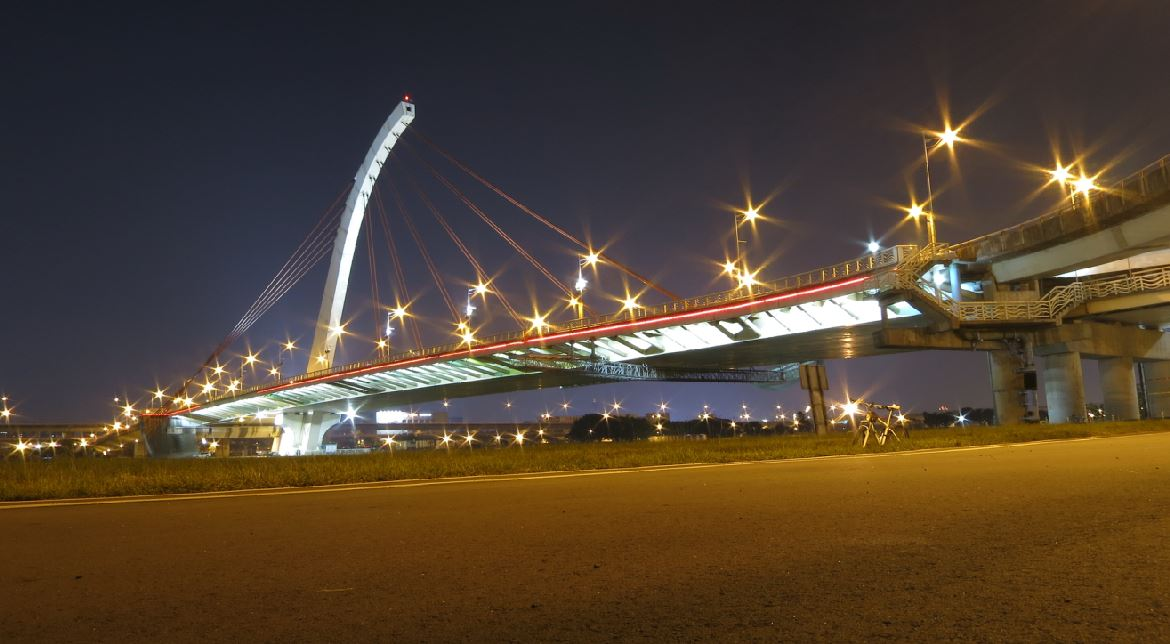
//> input picture test_data/bridge.jpg, 1170 x 644 px
$ ./main   (built with g++ and OpenCV 4)
//> lines starting //> are read from the running program, lines starting //| are printed output that depends on the picture; after the words box and inside, x2 and y2 are one past the last pixel; in counts of white or black regions, pixels touching at a corner belong together

#include <stdio.h>
#include <iostream>

#include <opencv2/opencv.hpp>
#include <opencv2/core.hpp>
#include <opencv2/imgcodecs.hpp>
#include <opencv2/imgproc.hpp>
#include <opencv2/highgui.hpp>

using namespace std;
using namespace cv;

vector<Point2f> vpoint;
Mat src, showimg;


void draw_transform() {
	showimg = src.clone();

	for (int i = 0; i < vpoint.size(); i++) {
		cout << "(x, y) : " << vpoint.at(i).x << ", " << vpoint.at(i).y << endl;
		circle(showimg, vpoint.at(i), 5, Scalar(0, 0, 255), -1);
	}

	imshow("showimg", showimg);

	if (vpoint.size() < 4)
		return;


	Mat result;

	// Input Quadilateral or Image plane coordinates
	Point2f inputQuad[4];
	// Output Quadilateral or World plane coordinates
	Point2f outputQuad[4];


	inputQuad[0] = vpoint.at(0);
	inputQuad[1] = vpoint.at(1);
	inputQuad[2] = vpoint.at(2);
	inputQuad[3] = vpoint.at(3);


	outputQuad[0] = Point2f(0, 0);
	outputQuad[1] = Point2f(showimg.cols, 0);
	outputQuad[2] = Point2f(showimg.cols, showimg.rows);
	outputQuad[3] = Point2f(0, showimg.rows);

	// Get the Perspective Transform Matrix i.e. lambda
	Mat lambda = getPerspectiveTransform(inputQuad, outputQuad);
	// Apply the Perspective Transform just found to the src image
	warpPerspective(showimg, result, lambda, showimg.size());

	//Display input and output
	imshow("result", result);
}


void onMouse(int Event, int x, int y, int flags, void* param) {
	switch (Event) {
		case CV_EVENT_LBUTTONUP: {
			cout << "CV_EVENT_LBUTTONUP : (x, y) : " << x << ", " << y << endl;

			if (vpoint.size() < 4) {
				vpoint.push_back(Point(x, y));
				draw_transform();
			}

			break;
		}
		case CV_EVENT_RBUTTONUP: {
			cout << "CV_EVENT_RBUTTONUP : (x, y) : " << x << ", " << y << endl;
			vpoint.clear();
			destroyWindow("result");

			draw_transform();
			break;
		}

	}
}

int main() {
	String imageFile = "..\\..\\..\\test_data\\bridge.jpg";
	src = imread(imageFile);
//> src is the input picture: 644 rows x 1170 cols, CV_8UC3; mean B, G, R 49.2, 66.1, 82.2
	showimg = src.clone();

	imshow("showimg", showimg);

	setMouseCallback("showimg", onMouse, NULL);
	waitKey(0);
//> the left mouse button is pressed and released at (292, 161)
//> after the loop in draw_transform, `for (int i = 0; i < vpoint.size(); i++)`: showimg: 644 rows x 1170 cols, CV_8UC3; 81 pixels changed, all inside (x1, y1, x2, y2) = (287, 156, 298, 167)
//> the left mouse button is pressed and released at (877, 161)
//> after the loop in draw_transform (call 2), `for (int i = 0; i < vpoint.size(); i++)`: showimg: 644 rows x 1170 cols, CV_8UC3; 162 pixels changed, all inside (x1, y1, x2, y2) = (287, 156, 883, 167)
//> the left mouse button is pressed and released at (877, 483)
//> after the loop in draw_transform (call 3), `for (int i = 0; i < vpoint.size(); i++)`: showimg: 644 rows x 1170 cols, CV_8UC3; 243 pixels changed, all inside (x1, y1, x2, y2) = (287, 156, 883, 489)
//> the left mouse button is pressed and released at (292, 483)
//> after the loop in draw_transform (call 4), `for (int i = 0; i < vpoint.size(); i++)`:
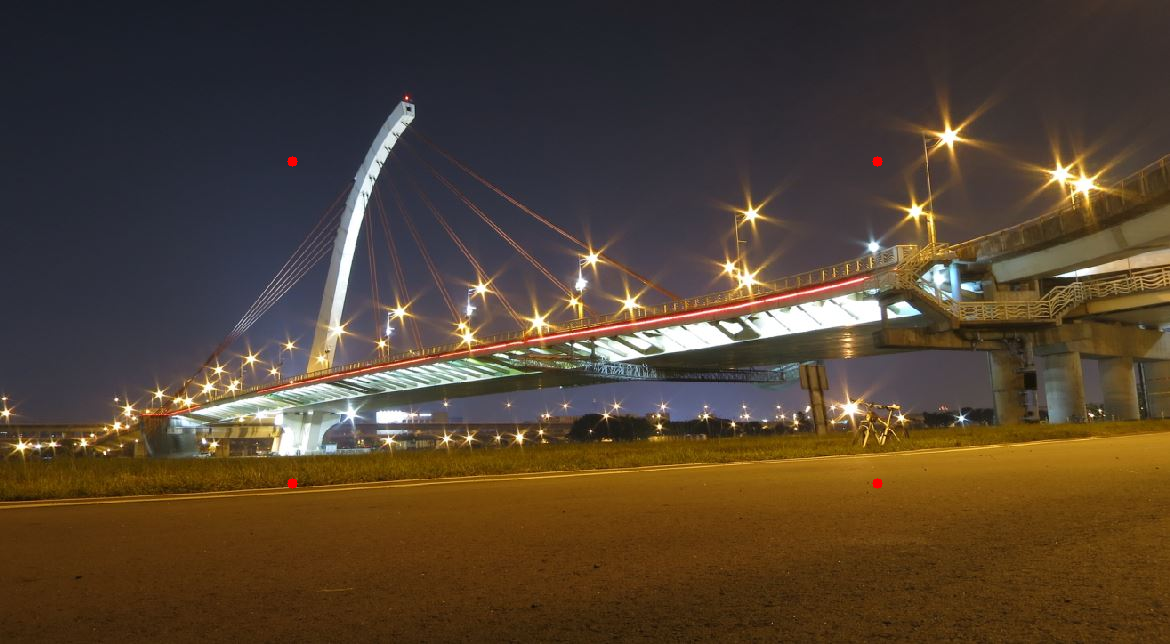
//> showimg: 644 rows x 1170 cols, CV_8UC3; 324 pixels changed, all inside (x1, y1, x2, y2) = (287, 156, 883, 489)
//> in draw_transform (call 4), `warpPerspective(showimg, result, lambda, showimg.size());`:
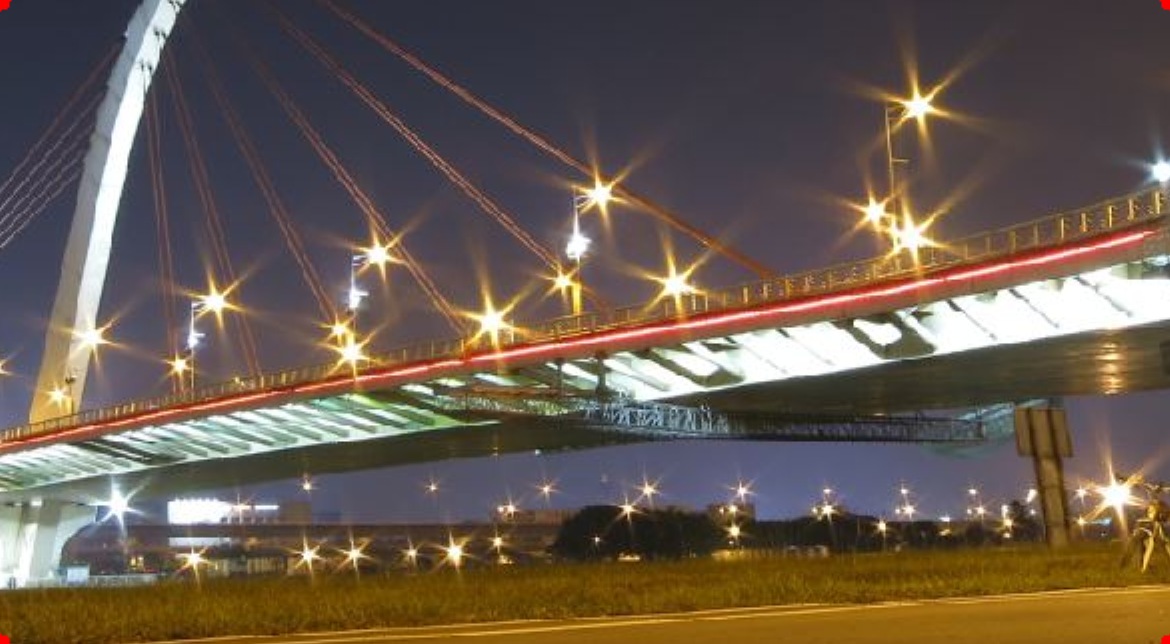
//> result: 644 rows x 1170 cols, CV_8UC3; mean B, G, R 79.2, 91.2, 105

	return 0;
}

$ run again, with test_data/railway.jpg copied over test_data/bridge.jpg
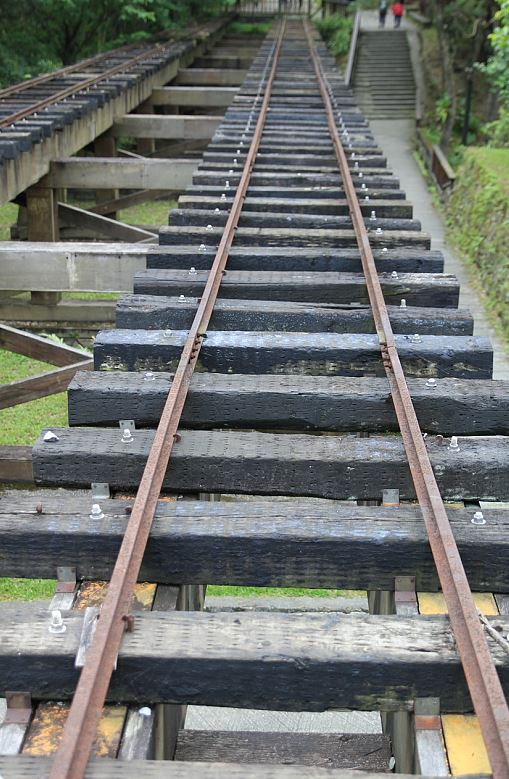
//> input picture test_data/railway.jpg, 509 x 779 px
//> src is the input picture: 779 rows x 509 cols, CV_8UC3; mean B, G, R 110.6, 114.6, 111.6
//> after the loop in draw_transform (call 4), `for (int i = 0; i < vpoint.size(); i++)`:
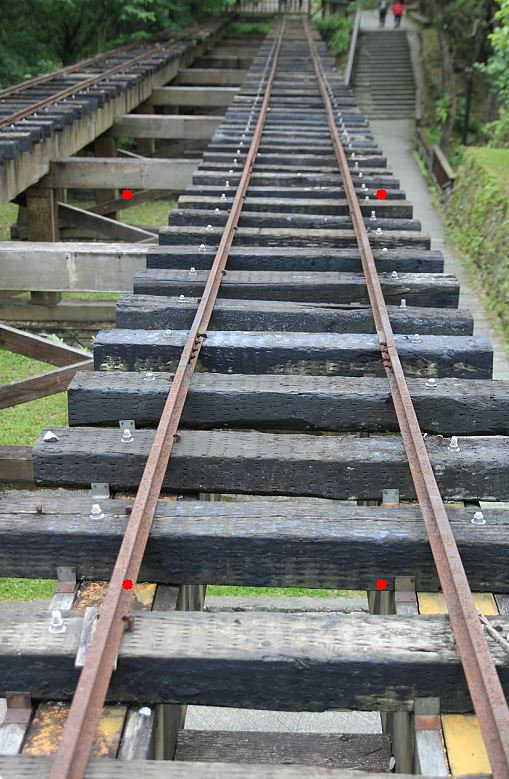
//> showimg: 779 rows x 509 cols, CV_8UC3; 0.08% of pixels changed, all inside (x1, y1, x2, y2) = (122, 189, 387, 590)
//> in draw_transform (call 4), `warpPerspective(showimg, result, lambda, showimg.size());`:
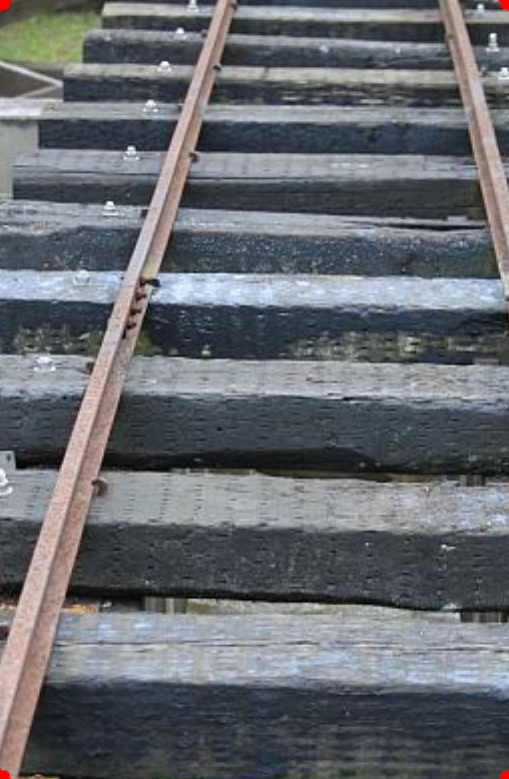
//> result: 779 rows x 509 cols, CV_8UC3; mean B, G, R 111.8, 107, 103.2

$ run again, with test_data/brain_medical_imaging.png saved as test_data/bridge.jpg
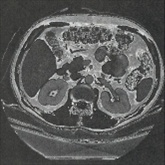
//> input picture test_data/brain_medical_imaging.png, 165 x 165 px
//> src is the input picture: 165 rows x 165 cols, CV_8UC3; mean B, G, R 89.6, 90.7, 90.1
//> after the loop in draw_transform (call 4), `for (int i = 0; i < vpoint.size(); i++)`:
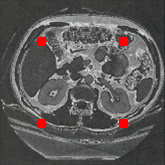
//> showimg: 165 rows x 165 cols, CV_8UC3; 1.19% of pixels changed, all inside (x1, y1, x2, y2) = (36, 36, 129, 129)
//> in draw_transform (call 4), `warpPerspective(showimg, result, lambda, showimg.size());`:
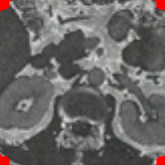
//> result: 165 rows x 165 cols, CV_8UC3; mean B, G, R 102.1, 103, 105.7
